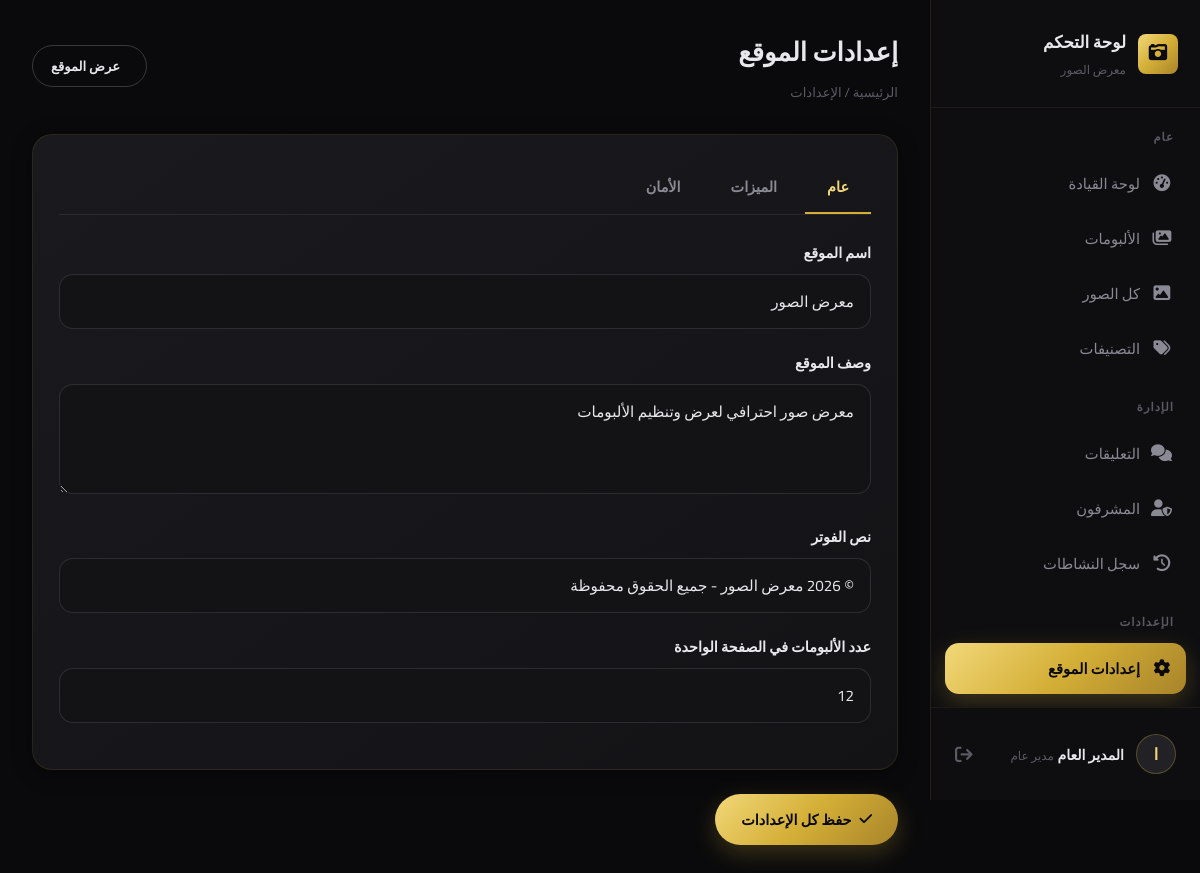
Page /admin/settings.php (signed in) on the committed database.
### tables this page shows
CREATE TABLE IF NOT EXISTS site_settings (
    setting_key VARCHAR(100) PRIMARY KEY,
    setting_value TEXT DEFAULT NULL,
    setting_group VARCHAR(50) DEFAULT 'general',
    updated_at DATETIME DEFAULT CURRENT_TIMESTAMP ON UPDATE CURRENT_TIMESTAMP
);

### config/database.php (called while the page is built, shortened)
<?php
class Database
{
    private static ?PDO $instance = null;
    public static function getInstance(): PDO
    {
        if (self::$instance === null) {
            try {
                $dsn = "mysql:host=" . DB_HOST . ";dbname=" . DB_NAME . ";charset=" . DB_CHARSET;
                $options = [
                    PDO::ATTR_ERRMODE => PDO::ERRMODE_EXCEPTION,
                    PDO::ATTR_DEFAULT_FETCH_MODE => PDO::FETCH_ASSOC,
                    PDO::ATTR_EMULATE_PREPARES => false,
                ];
                self::$instance = new PDO($dsn, DB_USER, DB_PASS, $options);
            } catch (PDOException $e) {
                die('فشل الاتصال بقاعدة البيانات: ' . $e->getMessage());
            }
        }
        return self::$instance;
    }
}

### includes/functions.php (called while the page is built, shortened)
<?php
require_once __DIR__ . '/../config/database.php';
function e(string $string): string
{
    return htmlspecialchars($string, ENT_QUOTES, 'UTF-8');
}
function getCurrentAdmin(): ?array
{
    $db = Database::getInstance();
    $stmt = $db->prepare('SELECT * FROM admins WHERE id = ? AND is_active = 1');
    $stmt->execute([$_SESSION['admin_id']]);
    $admin = $stmt->fetch();
    return $admin ?: null;
}
function hasPermission(string $permissionKey): bool
{
    $admin = getCurrentAdmin();
    if ($admin['role'] === 'super_admin') {
        return true;
    }
    $db = Database::getInstance();
    $stmt = $db->prepare('SELECT COUNT(*) as cnt FROM admin_permissions WHERE admin_id = ? AND permission_key = ?');
    $stmt->execute([$admin['id'], $permissionKey]);
    $result = $stmt->fetch();
    return $result['cnt'] > 0;
}
function getSetting(string $key, string $default = ''): string
{
    $db = Database::getInstance();
    $stmt = $db->prepare('SELECT setting_value FROM site_settings WHERE setting_key = ?');
    $stmt->execute([$key]);
    $result = $stmt->fetch();
    $value = $result ? $result['setting_value'] : $default;
    return $value;
}

### includes/permissions.php (called while the page is built, shortened)
<?php
function roleLabel(string $role): string
{
    return match ($role) {
        'super_admin' => 'مدير عام',
        'admin' => 'مشرف',
        'editor' => 'محرر',
        default => $role,
    };
}

### admin/settings.php (the view, shortened to what this page needs)
<?php
require_once __DIR__ . '/../includes/functions.php';
require_once __DIR__ . '/../includes/permissions.php';
$pageTitle = 'إعدادات الموقع';
$breadcrumb = 'الرئيسية / الإعدادات';
require_once __DIR__ . '/includes/admin-header.php';
?>
<form method="post">
    <div class="card">
        <div class="tabs">
            <button type="button" class="tab-btn active" data-tab="tabGeneral">عام</button>
            <button type="button" class="tab-btn" data-tab="tabFeatures">الميزات</button>
            <button type="button" class="tab-btn" data-tab="tabSecurity">الأمان</button>
        </div>
        <div id="tabGeneral" class="tab-content active">
            <div class="form-group">
                <label class="form-label">اسم الموقع</label>
                <input type="text" name="site_title" class="form-control" value="<?= e(getSetting('site_title')) ?>">
            </div>
            <div class="form-group">
                <label class="form-label">وصف الموقع</label>
                <textarea name="site_description" class="form-control"><?= e(getSetting('site_description')) ?></textarea>
            </div>
            <div class="form-group">
                <label class="form-label">نص الفوتر</label>
                <input type="text" name="footer_text" class="form-control" value="<?= e(getSetting('footer_text')) ?>">
            </div>
            <div class="form-group">
                <label class="form-label">عدد الألبومات في الصفحة الواحدة</label>
                <input type="number" name="items_per_page" class="form-control" value="<?= e(getSetting('items_per_page', '12')) ?>" min="4" max="48">
            </div>
        </div>
    </div>
    <button type="submit" class="btn btn-primary"><i class="fa-solid fa-check"></i> حفظ كل الإعدادات</button>
</form>
<?php require_once __DIR__ . '/includes/admin-footer.php'; ?>

### admin/includes/admin-header.php (shortened to what this page needs)
<?php
$currentAdmin = getCurrentAdmin();
$currentFile = basename($_SERVER['PHP_SELF']);
$pendingCommentsCount = 0;
if (hasPermission('manage_comments')) {
    $pendingCommentsCount = (int) Database::getInstance()
        ->query('SELECT COUNT(*) as cnt FROM comments WHERE is_approved = 0')
        ->fetch()['cnt'];
}
$navItems = [
    'general' => [
        'label' => 'عام',
        'items' => [
            ['file' => 'index.php', 'icon' => 'fa-gauge-high', 'label' => 'لوحة القيادة', 'perm' => null],
            ['file' => 'albums.php', 'icon' => 'fa-images', 'label' => 'الألبومات', 'perm' => 'manage_albums', 'match' => ['albums.php', 'album-edit.php', 'album-photos.php']],
            ['file' => 'photos.php', 'icon' => 'fa-image', 'label' => 'كل الصور', 'perm' => 'manage_albums'],
            ['file' => 'categories.php', 'icon' => 'fa-tags', 'label' => 'التصنيفات', 'perm' => 'manage_categories'],
        ]
    ],
    'management' => [
        'label' => 'الإدارة',
        'items' => [
            ['file' => 'comments.php', 'icon' => 'fa-comments', 'label' => 'التعليقات', 'perm' => 'manage_comments', 'badge' => $pendingCommentsCount],
            ['file' => 'admins.php', 'icon' => 'fa-user-shield', 'label' => 'المشرفون', 'perm' => 'manage_admins', 'match' => ['admins.php', 'admin-edit.php']],
            ['file' => 'activity-log.php', 'icon' => 'fa-clock-rotate-left', 'label' => 'سجل النشاطات', 'perm' => 'view_activity_log'],
        ]
    ],
    'settings' => [
        'label' => 'الإعدادات',
        'items' => [
            ['file' => 'settings.php', 'icon' => 'fa-gear', 'label' => 'إعدادات الموقع', 'perm' => 'manage_settings'],
            ['file' => 'appearance.php', 'icon' => 'fa-palette', 'label' => 'المظهر والتصميم', 'perm' => 'manage_settings'],
            ['file' => 'profile.php', 'icon' => 'fa-id-card', 'label' => 'الملف الشخصي', 'perm' => null],
        ]
    ],
];
?>
<!DOCTYPE html>
<html lang="ar" dir="rtl">
<head>
    <link rel="stylesheet" href="../assets/css/admin.css">
    <link rel="stylesheet" href="https://cdnjs.cloudflare.com/ajax/libs/font-awesome/6.5.1/css/all.min.css">
</head>
<body>
<div class="admin-layout">
    <aside class="admin-sidebar">
        <div class="sidebar-brand">
            <span class="sidebar-brand-icon"><i class="fa-solid fa-camera-retro"></i></span>
            <span class="sidebar-brand-text">
                لوحة التحكم
                <small>معرض الصور</small>
            </span>
        </div>
        <nav class="sidebar-nav">
            <?php foreach ($navItems as $group): ?>
                <div class="sidebar-nav-group">
                    <div class="sidebar-nav-label"><?= e($group['label']) ?></div>
                    <?php foreach ($group['items'] as $item): ?>
                        <?php if ($item['perm'] === null || hasPermission($item['perm'])): ?>
                            <?php $matchFiles = $item['match'] ?? [$item['file']]; ?>
                            <a href="<?= e($item['file']) ?>" class="sidebar-nav-item <?= in_array($currentFile, $matchFiles, true) ? 'active' : '' ?>">
                                <i class="fa-solid <?= e($item['icon']) ?>"></i>
                                <span><?= e($item['label']) ?></span>
                            </a>
                        <?php endif; ?>
                    <?php endforeach; ?>
                </div>
            <?php endforeach; ?>
        </nav>
        <div class="sidebar-footer">
            <div class="sidebar-user">
                <span class="sidebar-user-avatar">
                    <?php if (!empty($currentAdmin['avatar'])): ?>
                        <img src="<?= UPLOAD_URL . e($currentAdmin['avatar']) ?>" alt="" style="width:100%;height:100%;border-radius:50%;object-fit:cover;">
                    <?php else: ?>
                        <?= e(mb_substr($currentAdmin['full_name'] ?? $currentAdmin['username'], 0, 1)) ?>
                    <?php endif; ?>
                </span>
                <span class="sidebar-user-info">
                    <span class="sidebar-user-name"><?= e($currentAdmin['full_name'] ?: $currentAdmin['username']) ?></span>
                    <span class="sidebar-user-role"><?= e(roleLabel($currentAdmin['role'])) ?></span>
                </span>
                <a href="logout.php" class="sidebar-logout" title="تسجيل الخروج" data-confirm-delete="هل تريد تسجيل الخروج من لوحة التحكم؟">
                    <i class="fa-solid fa-arrow-right-from-bracket"></i>
                </a>
            </div>
        </div>
    </aside>
    <main class="admin-main">
        <div class="admin-topbar">
            <div style="display:flex;align-items:center;gap:14px;">
                <div class="admin-page-title">
                    <?= e($pageTitle ?? 'لوحة التحكم') ?>
                    <?php if (!empty($breadcrumb)): ?>
                        <span class="breadcrumb"><?= $breadcrumb ?></span>
                    <?php endif; ?>
                </div>
            </div>
            <a href="<?= SITE_URL ?>/index.php" target="_blank" class="btn btn-outline btn-sm">
                <i class="fa-solid fa-arrow-up-left-from-square"></i> عرض الموقع
            </a>
        </div>

### admin/includes/admin-footer.php (shortened to what this page needs)
    </main>
</div>
</body>
</html>

### rows in the picture
site_settings: site_title "معرض الصور"
site_settings: site_description "معرض صور احترافي لعرض وتنظيم الألبومات"
site_settings: footer_text "© 2026 معرض الصور - جميع الحقوق محفوظة"
site_settings: items_per_page "12"

### other values in the picture
$group['label'] "عام"
$item['label'] "لوحة القيادة"
$item['label'] "الألبومات"
$item['label'] "كل الصور"
$item['label'] "التصنيفات"
$group['label'] "الإدارة"
$item['label'] "التعليقات"
$item['label'] "المشرفون"
$item['label'] "سجل النشاطات"
$group['label'] "الإعدادات"
$item['label'] "إعدادات الموقع"
$currentAdmin['full_name'] ?: $currentAdmin['username'] "المدير العام"
roleLabel($currentAdmin['role']) "مدير عام"
$pageTitle "إعدادات الموقع"
$breadcrumb "الرئيسية / الإعدادات"
